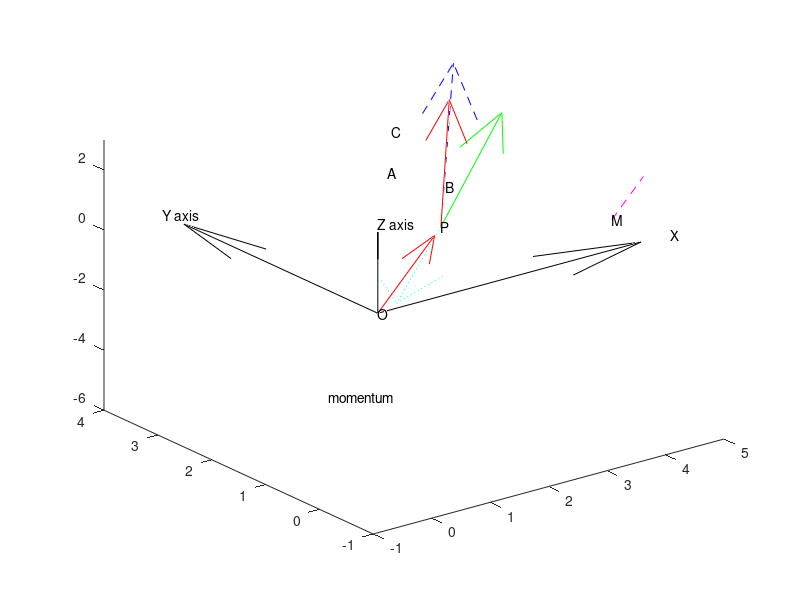

MATLAB code to generate this figure:
% listing_04_2
% Script to solve vector problems
function main
    % Typical initial values for the problem.
    PA = [0 1 1];
    PB = [1 1 0];
    P = [2 1 1]
    A = P + PA
    B = P + PB
    M = [4 0 1]
    % find the resultant of PA and PB
    PC = PA + PB;
    C = P + PC
    % find the unit vector in the direction of PC
    % The unit vector along PC is PC divided by its magnitude. The magnitude is
    % the square root of the sum of the squares of the individual components.
    mag = sqrt(sum(PC.^2));
    unit_vector = PC/mag;
    % find the moment of the force PC about M
    % this is the cross product of MP and PC
    % The vector MP is the vector difference between P and M.
    MP = P - M;
    % There is a built-in function, cross(..), to compute the cross product
    %  of two vectors.
    mom = cross( MP, PC )
    my_quiv([0 0 0], P, 'r-','P', true) %O-P
    hold on
    text(0, 0, 0,'O')
    my_quiv([0 0 0], [5 0 0], 'k-', 'X axis', true) % x axis
    my_quiv([0 0 0], [0 4 0], 'k-', 'Y axis', true) % y axis
    my_quiv([0 0 0], [0 0 3], 'k-', 'Z axis', true) % z axis
    my_quiv(P, A, 'r-', 'A', true)   % P-A
    my_quiv(P, B, 'g-', 'B', true)   % P-B
    my_quiv(P, C, 'b--', 'C', true)   % P-C
    my_quiv(M, P, 'm--', 'M', false)   % M-P
    my_quiv(P, mom, 'c:', 'momentum', true)   % P-mom
    axis([-1 5 -1 4 -6 3])
    grid off
end
    
function my_quiv(A, B, ln, txt, fwd)
    fprintf('[%d %d %d] -> [%d %d %d] %s %s\n', ...
        A(1), A(2), A(3), B(1), B(2), B(3), ln, txt)
    quiver3(A(1), A(2), A(3), B(1), B(2), B(3), ln)
    if fwd
        text(B(1), B(2), B(3), txt)
    else
        text(A(1), A(2), A(3), txt)
    end
end
    
